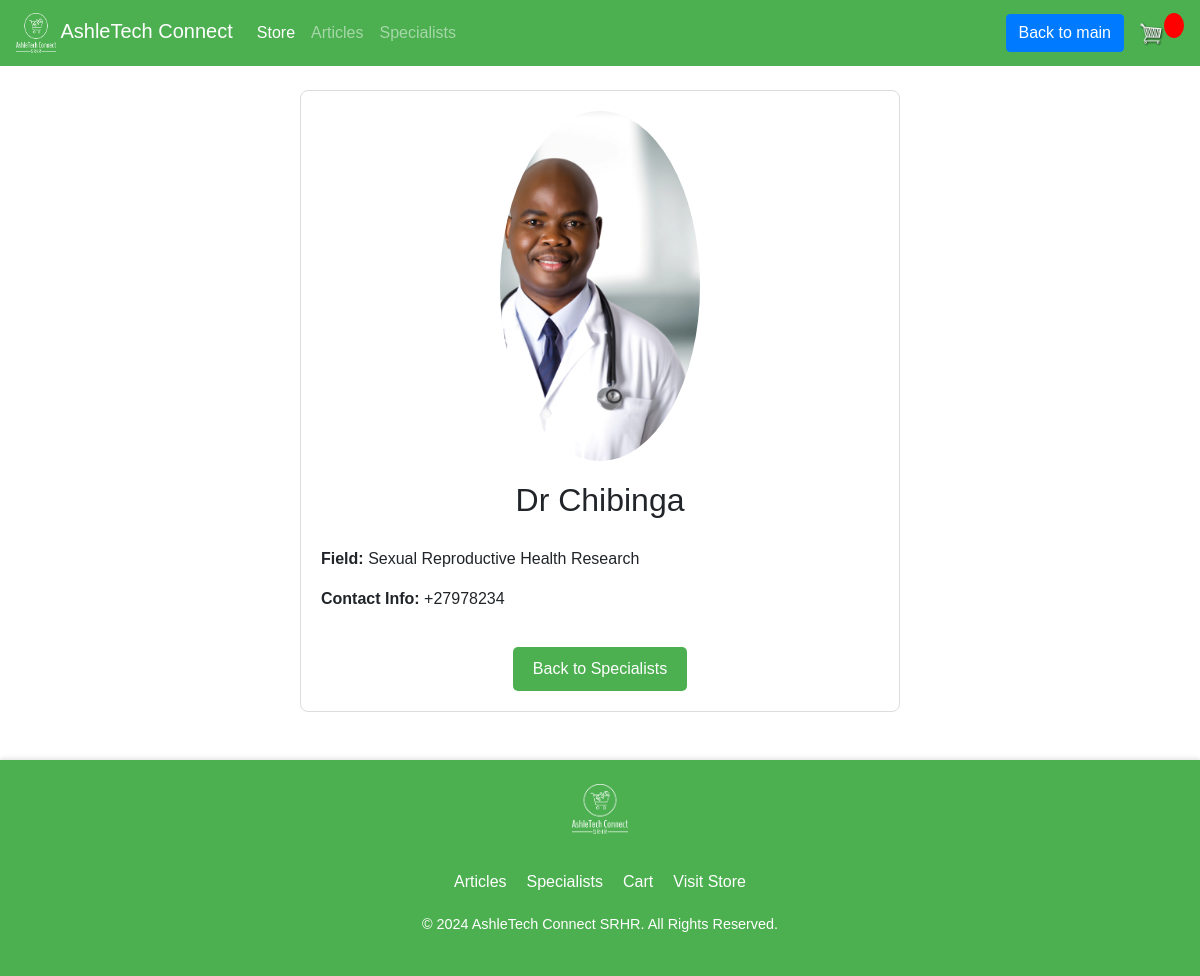
Page /specialists/2/ on the committed database.
### store/models.py (models this page shows, shortened)
class Specialist(models.Model):
    name = models.CharField(max_length=100)
    field = models.CharField(max_length=100)
    contact_info = models.CharField(max_length=200)
    picture = models.ImageField(upload_to='specialists/', null=True, blank=True)

### store/views.py (the view)
# urls.py: path('specialists/<int:specialist_id>/', views.specialist_detail, name="specialist_detail"),
def specialist_detail(request, specialist_id):
    specialist = get_object_or_404(Specialist, id=specialist_id)
    context = {'specialist': specialist}
    return render(request, 'store/specialist_detail.html', context)

### templates/store/specialist_detail.html
{% extends 'store/main.html' %}
{% block content %}
  <div style="border: 1px solid #ddd; padding: 20px; border-radius: 8px; max-width: 600px; margin: auto; text-align: center;">
    <div style="display: flex; flex-direction: column; align-items: center;">
      <img src="{{ specialist.picture.url }}" alt="{{ specialist.name }}" style="max-width: 200px; border-radius: 50%; margin-bottom: 20px;">
      <h2>{{ specialist.name }}</h2>
    </div>
    <div style="text-align: left; margin-top: 20px;">
      <p><strong>Field:</strong> {{ specialist.field }}</p>
      <p><strong>Contact Info:</strong> {{ specialist.contact_info }}</p>
    </div>
    <a href="{% url 'specialist_list' %}" style="background-color: #4CAF50; border-color: #4CAF50; color: white; padding: 10px 20px; text-decoration: none; border-radius: 5px; display: inline-block; margin-top: 20px;">Back to Specialists</a>
  </div>
{% endblock %}

### static/css/main.css (style rules this page uses)
body { background-color: #4CAF50; }
h1,h2,h3,h4,h5,h6 { color:hsl(0, 0%, 30%); }

### rows in the picture
Specialist: picture (picture), name "Dr Chibinga", field "Sexual Reproductive Health Research", contact_info "+27978234"
